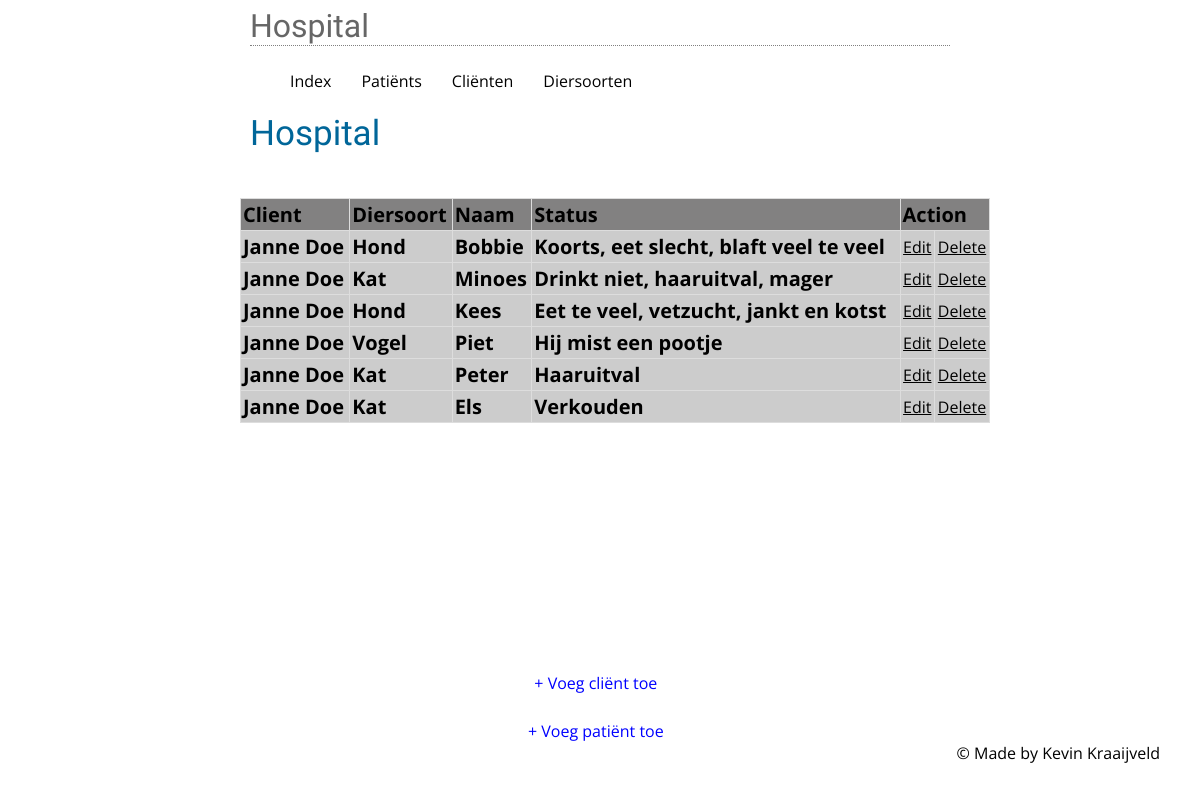
The page / on the database its author committed.
### tables this page shows
CREATE TABLE IF NOT EXISTS `patients` (
  `patient_id` int(11) NOT NULL,
  `patient_name` varchar(50) DEFAULT NULL,
  `patient_gender` varchar(5) DEFAULT NULL,
  `species_id` int(11) NOT NULL,
  `client_id` int(11) NOT NULL,
  `patient_status` text
);

CREATE TABLE IF NOT EXISTS `clients` (
  `client_id` int(11) NOT NULL,
  `client_firstname` varchar(50) DEFAULT NULL,
  `client_lastname` varchar(50) DEFAULT NULL,
  `client_phone` varchar(20) DEFAULT NULL,
  `client_email` varchar(50) DEFAULT NULL,
  `client_street` varchar(50) DEFAULT NULL,
  `client_city` varchar(50) DEFAULT NULL
);

CREATE TABLE IF NOT EXISTS `species` (
  `species_id` int(11) NOT NULL,
  `species_description` varchar(50) DEFAULT NULL
);

### core/core.php (called while the page is built, shortened)
<?php
function render($filename, $data = null)
{
	require(ROOT . 'view/templates/header.php');
	require(ROOT . 'view/' . $filename . '.php');
	require(ROOT . 'view/templates/footer.php');
}

### controller/HospitalController.php (called while the page is built, shortened)
<?php
require(ROOT . "model/PatientModel.php");
function index()
{
	render("hospital/index",
		array(
				'clients' => joinAllPatients()
		)
	);
}

### public/index.php (called while the page is built, shortened)
<?php
require(ROOT . "core/core.php");
route();

### model/PatientModel.php (called while the page is built, shortened)
<?php
function joinAllPatients(){
		$db = openDatabaseConnection();
		$sql = "SELECT * FROM `patients`
						INNER JOIN clients on patients.client_id = clients.client_id
						INNER JOIN species on patients.species_id = species.species_id";
		$query = $db->prepare($sql);
		$query->execute();
			return $query->fetchAll();
}

### view/hospital/index.php (the view)
	<h2>Hospital</h2>
<br><br>
	<table class="sortable">
			<thead>
				<tr>
					<th>Client</th>
					<th>Diersoort</th>
					<th>Naam</th>
					<th>Status</th>
					<th colspan="2">Action</th>
				</tr>
			</thead>
	 <tbody>
		<?php
		foreach ($clients as $client) {
		echo "<tr>";
		echo "<th>" . $client['client_firstname'] . " " . $client['client_lastname'] . "</th>";
		echo "<th>" . $client['species_description']  . "</th>";
		echo "<th>" . $client['patient_name'] . "</th>";
		echo "<th>" . $client['patient_status']  . "</th>";
		echo "<td class='center'>" . "<a href='" . URL . "patient/editPatient/" . $client['patient_id'] . "'>Edit</a></td>";
		echo "<td class='center'>" . "<a href='" . URL . "patient/removePatient/" . $client['patient_id'] . "'>Delete</a></td>";
		echo "</tr>";
		?>
		<?php } ?>
		</tbody>
	</table>
	<br>
	<main>
	<a id='createNew' href='<?=URL?>client/createClient'>+ Voeg cliënt toe</a>
	<a id='createSpec' href='<?=URL?>patient/createPatient'>+ Voeg patiënt toe</a>
</main>

### public/css/style.css (style rules this page uses)
body { margin: 0 auto; width: 50%; font-family: Open Sans, Verdana, sans-serif; font-size: 12pt; margin : 0 auto; width : 700px; }
h2 { font-family: Open Sans Condensed, sans-serif; font-weight: normal; font-size: 35px; color: #069; margin-bottom: 0; margin: 0; }
#createNew, #createSpec { color: blue; display: block; text-align: center; margin-bottom: 25px; text-decoration: none; }
a { color : black; }
main { position: absolute; bottom: 4%; left: 44%; }
main a#createNew { border-bottom: 1px solid white; }
main a#createSpec { border-bottom: 1px solid white; }
table { width : 700px; }
table, td, th { border : 1px #ddd solid; border-collapse : collapse; background-color: #ccc; color : black; }
td, th { padding : 2px; }
th { text-align : left; }
td.center { text-align : center; }
table { position: absolute; left: 20%; width: 62.5%; }
th { font-size: 20px; }
thead tr th { background-color: #828181; }

### rows shown on the page
patients: client.client_firstname "Janne", client.client_lastname "Doe", species.species_description "Hond", patient_name "Bobbie", patient_status "Koorts, eet slecht, blaft veel te veel"
patients: client.client_firstname "Janne", client.client_lastname "Doe", species.species_description "Kat", patient_name "Minoes", patient_status "Drinkt niet, haaruitval, mager"
patients: client.client_firstname "Janne", client.client_lastname "Doe", species.species_description "Hond", patient_name "Kees", patient_status "Eet te veel, vetzucht, jankt en kotst"
patients: client.client_firstname "Janne", client.client_lastname "Doe", species.species_description "Vogel", patient_name "Piet", patient_status "Hij mist een pootje"
patients: client.client_firstname "Janne", client.client_lastname "Doe", species.species_description "Kat", patient_name "Peter", patient_status "Haaruitval"
patients: client.client_firstname "Janne", client.client_lastname "Doe", species.species_description "Kat", patient_name "Els", patient_status "Verkouden"
